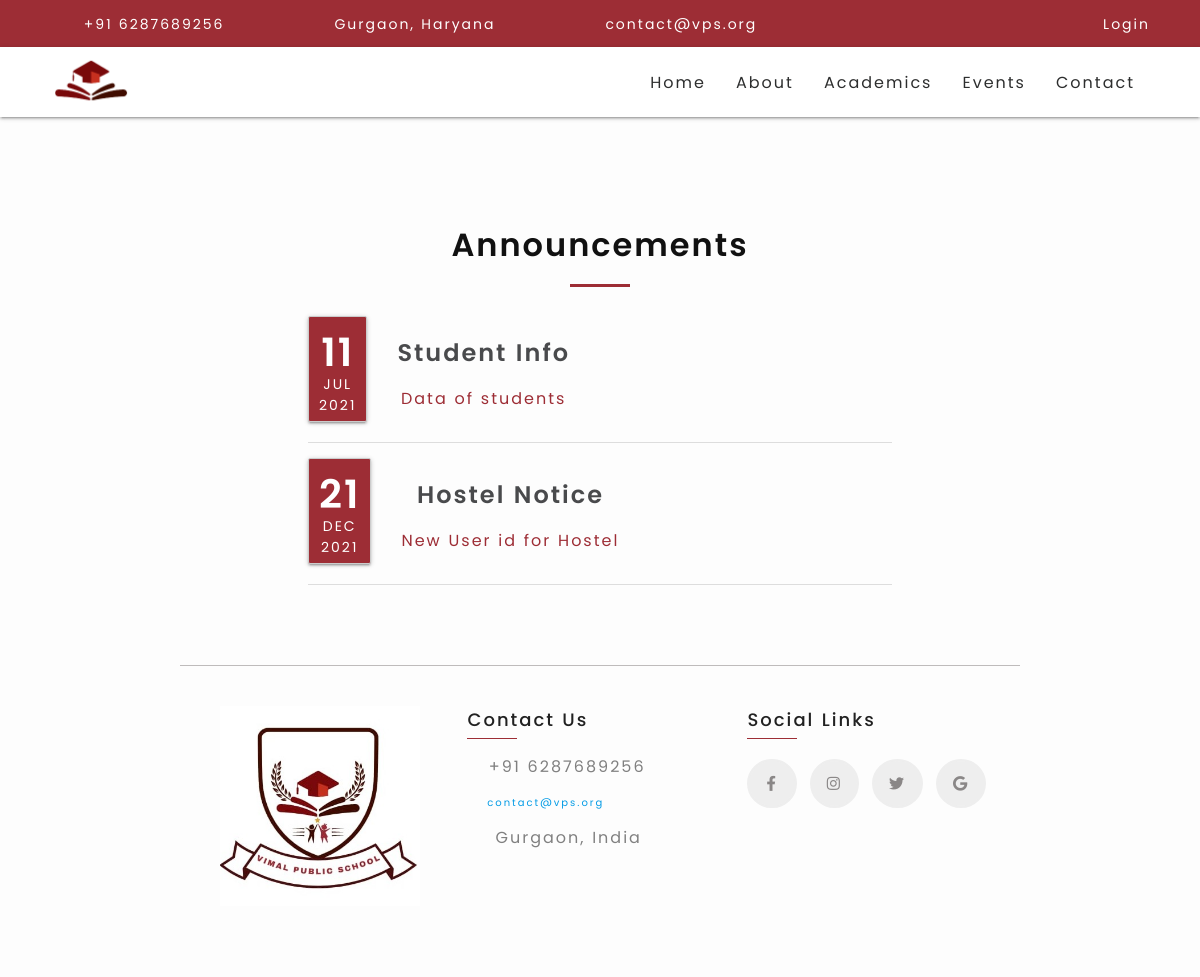
Page /news/ on the committed database.
### aboutAndStaffs/models.py (models this page shows, shortened)
class About(models.Model):
    logo = models.ImageField(upload_to="images")
    description = models.TextField(max_length=500)
    facebook = models.URLField(null=True)
    instagram = models.URLField(null=True)
    twitter = models.URLField(null=True)
    email = models.EmailField(null=True)
    contact = models.IntegerField(default=0)
    school_address = models.CharField(max_length=20, null=True)
    about_video = models.FileField(upload_to="video")

### news/models.py (models this page shows, shortened)
class News(models.Model):
    title = models.CharField(max_length=100)
    description = models.TextField(max_length=500)
    date =models.DateField()
    pdf = models.FileField(upload_to='pdf')
    def datepublished(self):
        return self.date.strftime('%d')
    def monthpublished(self):
        return self.date.strftime('%b')
    def yearpublished(self):
        return self.date.strftime('%Y')

### news/views.py (the view)
# urls.py: path('', views.news, name="news"),
def news(request):
    news_obj = News.objects.all()
    return render(request, 'news/news.html', {"news": news_obj} )

### vpsBase/context_processor.py (called while the page is built)
def render_footer(request):
    footer_content = About.objects.all()[0]
    isuser = request.user.is_authenticated
    return {
        'about_content': footer_content,
        'isuser': isuser
    }

### news/templates/news/news.html (shortened to what this page needs)
{% extends 'vpsBase/base.html' %}
{% load static %}
  {% block content %}
<div class="news-page text-center">
  <h2 class="heading">Announcements</h2>
  <div class="news-list padding-lr-20 mt-30">
    {% for item in news %}
    <div class="news-card col s12">
      <time
        class="
          card
          date-card
          d-flex
          flex-column
          justify-content-center
          align-content-center
        "
      >
        <h2 class="date">{{ item.datepublished}}</h2>
        <span class="month">{{ item.monthpublished}}</span>
        <span class="year">{{ item.yearpublished}}</span>
      </time>
      <div class="news-content">
        <h3>
          <a
            target="_blank"
            href="{{ item.pdf.url}}"
          >
            {{ item.title}}
          </a>
        </h3>
        <p>{{item.description}}</p>
      </div>
    </div>
    {% endfor %}
  </div>
</div>
{% endblock content %}

### vpsBase/templates/vpsBase/navbar.html (shortened to what this page needs)
{% load static %}
<div class="navbar-top-panel ">
    <div class="navbar-top-panel-left">
      <ul>
        <li>
          <i class="fas fa-phone-alt"></i>
          <a href="tel:#">+91 {{ about_content.contact }}</a>
        </li>
        <li>
          <i class="fas fa-map-marker-alt"></i>
          <a href="#">Gurgaon, Haryana</a>
        </li>
        <li>
          <i class="fas fa-envelope-open"></i>
          <a href="mailto:#">{{ about_content.email }}</a>
        </li>
      </ul>
    </div>
    <div class="navbar-top-panel-right">
      {% if isuser %}
        <i class="fas fa-sign-in-alt"></i>
        <a href="{% url 'logout' %}">Logout</a>
      {% else %}
        <i class="fas fa-sign-in-alt"></i>
      <a href="{% url 'login' %}">Login</a>
      {% endif %}
    </div>
  </div>
  <nav>
    <div class="nav-wrapper">
      <a href="#" class="brand-logo"> <img src="{% static 'images/nav-brand-logo.png' %}" alt="vps_logo"></a>
      <ul class="right hide-on-med-and-down">
        <li><a href="{% url 'home' %}">Home</a></li>
        <li><a class="dropdown-trigger" href="#" data-target="about-dropdown">About</a></li>
        <li><a class="dropdown-trigger" href="#" data-target="academics-dropdown">Academics</a></li>
        <li><a href="{% url 'events' %}">Events</a></li>
        <li><a href="{% url 'contact' %}">Contact</a></li>
      </ul>
    </div>
  </nav>

### vpsBase/templates/vpsBase/footer.html (shortened to what this page needs)
{% load static %}
<div class="container">
  <div class="row justify-content-center my-20">
    <div class="col s12 l4 text-center">
     <img src="{% static 'images/vps-logo.jpeg' %}" alt="vps_logo" class="footer-logo">
    </div>
    <div class="col s12 l4 d-flex flex-column">
     <p class="footer-heading">Contact Us</p>
     <p style="color: grey">
        <i class="fas fa-phone" style="color: rgb(31, 30, 30)"></i
        >&nbsp;+91 {{ about_content.contact }}
      </p>
      <a href="mailto:contact@vps.com">
        <i class="fas fa-envelope" style="color: rgb(31, 30, 30)"></i
        >&nbsp;&nbsp;{{ about_content.email }}
      </a>
      <p style="color: grey;margin-bottom: 40px;">
        <i class="fas fa-map-marked" style="color: rgb(31, 30, 30)"></i
        >&nbsp;&nbsp;{{ about_content.school_address }}
      </p>
    </div>
    <div class="col s12 l4 d-flex flex-column">
        <p class="footer-heading">Social Links</p>
        <div class="flex flex-row mt-20">
      <a href="{{ about_content.facebook }}" class="social-links-1">
          <i class="fab fa-facebook-f"></i>
      </a>
      <a href="{{ about_content.instagram }}" class="social-links-2" style="margin-left: 8px;">
        <i class="fab fa-instagram"></i>
    </a>
    <a href="{{ about_content.twitter }}" class="social-links-3" style="margin-left: 8px;margin-right: 8px; ">
        <i class="fab fa-twitter "></i>
    </a>
    <a href="mailto:{{ about_content.email }}" class="social-links-4">
        <i class="fab fa-google "></i>
    </a>
</div>
    </div>
  </div>
</div>

### static/css/custom/styles.css (style rules this page uses)
* { box-sizing: border-box; }
:root { --bg-color: #9D2D35; --font-color:#2d2e2e; }
html { font-size: 62.5%; letter-spacing: 2px; }
body { padding: 0; margin: 0; background-color: #fdfdfd; font-family: "Poppins", sans-serif; }
h1, h2, h3, h4, h5, h6 { line-height: 1.5; font-family: "Poppins"; color: #111; font-weight: 600; }
h2 { font-size: 3.2rem; }
h3 { font-size: 2.4rem; }
p { font-size: 1.4rem; line-height: 1.5; }
.text-center { text-align: center; }
.heading::after { display: block; height: 3px; width: 60px; background-color: var(--bg-color); margin:auto; margin-top: 1.5rem; content: ""; }
@media screen and (min-width: 601px) { p { font-size: 1.6rem;; } }

### static/css/custom/news.css (style rules this page uses)
.news-page .news-card { justify-content: flex-start; }
.news-page .date-card { background-color: var(--bg-color); color: #fff; margin-right: 2rem; }
.news-page .date-card .date { color: #fff; padding: 5rem auto; }
@media only screen and (min-width: 601px) { .news-page { padding: 8rem; } }
@media only screen and (min-width: 601px) { .news-page .news-list { width: 60%; margin: auto; } }
@media only screen and (min-width: 601px) { .news-page .date-card { margin-right: 3rem; } }

### static/css/custom/home.css (style rules this page uses)
.navbar-top-panel { display: none; }
nav { background-color: var(--bg-color); position: sticky; top: 0; left: 0; z-index: 10; }
nav .brand-logo { height: 100%; overflow: hidden; }
nav .brand-logo img { width: 8rem; height: 100%; object-fit:cover; }
nav .nav-wrapper ul { margin : 0; }
nav, nav .nav-wrapper i, nav a.sidenav-trigger, nav a.sidenav-trigger i { line-height: 3.2 !important; }
.news-card { border-bottom: 1px solid #ddd; display: flex; justify-content: flex-start !important; align-items: center; padding: 1rem 0 !important; color: var(--bg-color) }
.news-content a { color: #494a4c; }
.date-card { background-color: inherit; border: 1px solid #ccc; color: #696a6d; font-size: 1.4rem; padding: 0.5rem 1rem; margin-right: 1rem; text-transform: uppercase; }
.date-card .date { margin: 0; margin-bottom: -0.8rem !important; color: var(--bg-color); font-size: 4rem; }
@media only screen and (min-width: 601px) { .navbar-top-panel { display: flex; justify-content: space-between; align-items: center; background-color: var(--bg-color); color: #fff; padding: 1.2rem 5rem; font-size: 1.4rem; } }
@media only screen and (min-width: 601px) { .navbar-top-panel ul { margin:0; } }
@media only screen and (min-width: 601px) { .navbar-top-panel-left ul li { list-style: none; display: inline-block; margin-right: 7rem; } }
@media only screen and (min-width: 601px) { .navbar-top-panel a { color: #fff; } }
@media only screen and (min-width: 601px) { .navbar-top-panel .fas { margin-right: 1rem; opacity: 0.6; font-size: 2rem; } }
@media only screen and (min-width: 601px) { nav { height: 7rem; padding: 1rem 5rem; align-items: center; background-color: #fff; } }
@media only screen and (min-width: 601px) { .nav-wrapper ul a, .brand-logo { font-size: 1.6rem; color: var(--font-color); } }

### static/css/custom/footer.css (style rules this page uses)
.footer-logo { height: 20rem; width: 20rem; margin-bottom: 40px; }
p.footer-heading { margin-top: 0; font-size: 18px; padding-left: 0 !important; font-weight: 500; margin-bottom: 6px !important; }
p.footer-heading::after { display: block; height: 1.2px; width: 50px; background-color: var(--bg-color); margin-top: 5px; content: ""; position: absolute; }
a.social-links-1 { text-decoration: none; color: rgb(138, 135, 135) !important; background-color: #eee; display: inline-block; padding: 12px 17px 11px 17px !important; border-radius: 50%; font-size: 1.5rem; border: solid 2.5px #eee; transition-duration: 0.3s; }
a.social-links-2 { text-decoration: none; color: rgb(36, 35, 35); display: inline-block; background-color: #eee; color: rgb(138, 135, 135) !important; padding: 12px 15px 11px 15px !important; border-radius: 50%; font-size: 1.5rem; border: solid 2.5px #eee; transition-duration: 0.3s; }
a.social-links-3 { text-decoration: none; color: rgb(36, 35, 35); display: inline-block; background-color: #eee; color: rgb(138, 135, 135) !important; padding: 12px 15px 11px 15px !important; border-radius: 50%; font-size: 1.5rem; border: solid 2.5px #eee; transition-duration: 0.3s; }
a.social-links-4 { text-decoration: none; color: rgb(36, 35, 35); display: inline-block; background-color: #eee; color: rgb(138, 135, 135) !important; padding: 12px 15px 11px 15px !important; border-radius: 50%; font-size: 1.5rem; border: solid 2.5px #eee; transition-duration: 0.3s; }

### rows in the picture
About: contact "6287689256", email "contact@vps.org", school_address "Gurgaon, India"
News: datepublished "11", monthpublished "JUL", yearpublished "2021", title "Student Info", description "Data of students"
News: datepublished "21", monthpublished "DEC", yearpublished "2021", title "Hostel Notice", description "New User id for Hostel"
